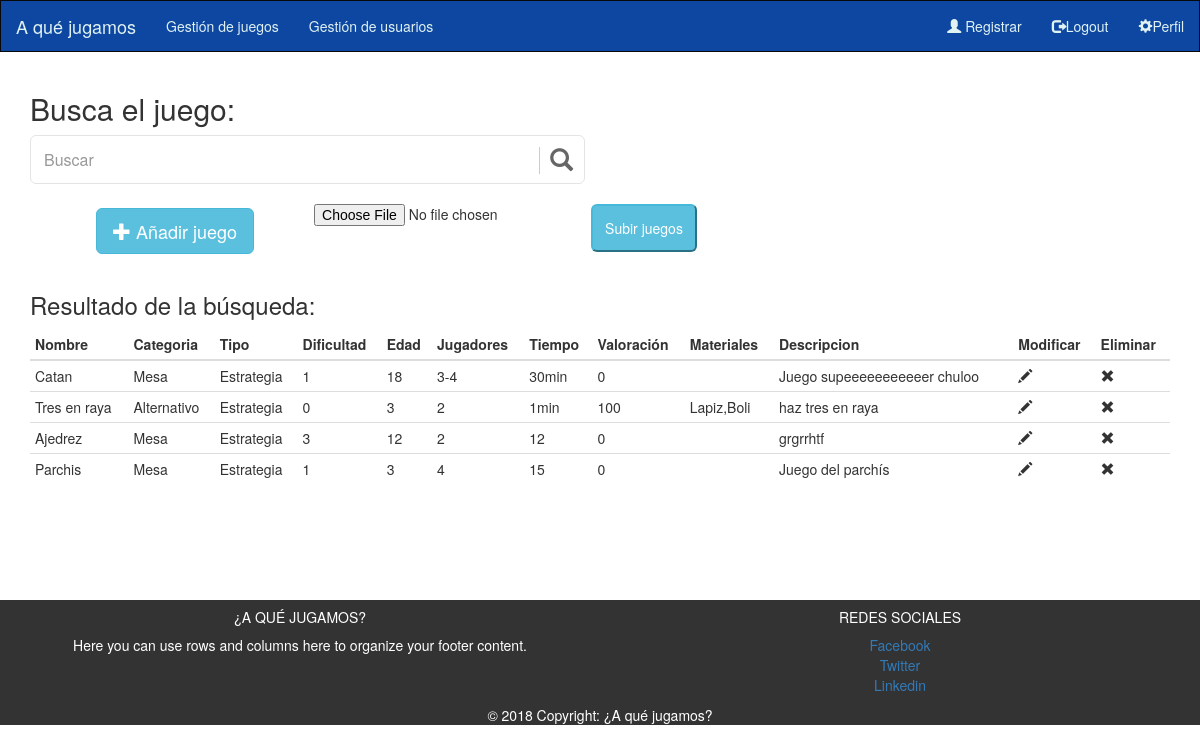
Screenshot of /Entrega/LIS-AQueJugamos/Código/AQueJugamosWebAdmin/index.php?action=gestion-juego (signed in) with the database file from the repository.
### tables this page shows
CREATE TABLE `juego` (
  `idJuego` int(11) NOT NULL,
  `idCategoria` int(11) NOT NULL,
  `NombreJuego` varchar(300) NOT NULL,
  `Dificultad` int(11) NOT NULL,
  `Edad` int(11) NOT NULL,
  `Jugadores` varchar(11) NOT NULL,
  `Descripcion` varchar(1000) NOT NULL,
  `Tiempo` varchar(20) NOT NULL,
  `Valoracion` int(11) NOT NULL,
  `Materiales` varchar(1000) NOT NULL,
  `idTipo` int(11) NOT NULL,
  `Imagen` varchar(250) NOT NULL
);

### Entrega/LIS-AQueJugamos/Código/AQueJugamosWebAdmin/src/models/PdoDB.php (called while the page is built, shortened)
<?php
class PdoDb
{
    private $conn;
    private function __construct()
    {
        try {
            $this->conn = new \PDO(
                sprintf('mysql:dbname=%s;host=%s;port=%s;charset=UTF8', DATABASE_NAME, DATABASE_HOST,DATABASE_PORT),
                DATABASE_USER,
                DATABASE_PASSWORD
            );
        } catch (\PDOException $e) {
            echo sprintf('Connection failed: %s', $e->getMessage());
            die;
        }
    }
    public function obtenerTodosJuegos(): array
    {
        $sql = 'SELECT * FROM juego';
        $stmt = $this->conn->query($sql, \PDO::FETCH_ASSOC);
        $result = $stmt->fetchAll(PDO::FETCH_ASSOC);
        return $result;
    }
    public function buscarTipoPorId($idTipo) : array
    {
        $sql = 'SELECT * FROM tipo t WHERE t.idTipo = :type';
        $dbh = $this->conn;
        $sql_query = $dbh->prepare($sql);
        $sql_query->bindParam(":type", $idTipo);
        $sql_query->execute();
        $result = $sql_query->fetch(PDO::FETCH_ASSOC);
        return $result;
    }
    public function buscarCategoriaPorId($idCategoria) : array
    {
        $sql = 'SELECT * FROM categoria c WHERE c.idCategoria = :idCategoria';
        $dbh = $this->conn;
        $sql_query = $dbh->prepare($sql);
        $sql_query->bindParam(":idCategoria", $idCategoria);
        $sql_query->execute();
        $result = $sql_query->fetch(PDO::FETCH_ASSOC);
        return $result;
    }
}

### Entrega/LIS-AQueJugamos/Código/AQueJugamosWebAdmin/src/views/tablaJuegos.php (the view)
<div class="container">
  <h3>Resultado de la búsqueda:</h3>
  <table class="table table-condensed">
    <thead>
      <tr>
        <th>Nombre</th>
        <th>Categoria</th>
        <th>Tipo</th>
        <th>Dificultad</th>
        <th>Edad</th>
        <th>Jugadores</th>
        <th>Tiempo</th>
        <th>Valoración</th>
        <th>Materiales</th>
        <th>Descripcion</th>
        <th>Modificar</th>
        <th>Eliminar</th>
      </tr>
    </thead>
    <tbody>
      	<?php foreach($juegos as $juego): ?>
	      <tr>
	        <td><?php echo $juego['NombreJuego']; ?></td>
	        <td><?php echo $juego['NombreCategoria']; ?></td>
	        <td><?php echo $juego['NombreTipo']; ?></td>
	        <td><?php echo $juego['Dificultad']; ?></td>
	        <td><?php echo $juego['Edad']; ?></td>
	        <td><?php echo $juego['Jugadores']; ?></td>
	        <td><?php echo $juego['Tiempo']; ?></td>
	        <td><?php echo $juego['Valoracion']; ?></td>
	        <td><?php echo $juego['Materiales']; ?></td>
	        <td><?php echo $juego['Descripcion']; ?></td>
	        <td>
	        	<span data-value="<?php echo $juego['idJuego']; ?>" class="glyphicon glyphicon-pencil modificarJuego" id="modificarJuego"/>
	        </td>
	        <td>
	        	<span data-value="<?php echo $juego['idJuego']; ?>" class="glyphicon glyphicon-remove eliminarJuego" id="eliminarJuego" />
	        </td>
	      </tr>
  		<?php endforeach; ?>
    </tbody>
  </table>
</div>

### Entrega/LIS-AQueJugamos/Código/AQueJugamosWebAdmin/index.php (shortened to what this page needs)
<?php
  $action = '';
  if(isset($_GET['action'])){
      $action = $_GET['action'];
  }
  switch ($action) {
    case 'gestion-juego':
      include __CONTROLLERS_ABS_PATH__.'juegoManagement.php';
      break;
  }
 ?>

### Entrega/LIS-AQueJugamos/Código/AQueJugamosWebAdmin/src/controllers/juegoManagement.php
<?php
$conn = PdoDB::getInstance();
function anadirCategoriaAndTipo($juegos, $conn){
	foreach($juegos as $index => $juego){
		$tipo = $conn->buscarTipoPorId($juego['idTipo']);
		$juegos[$index]['NombreTipo'] = $tipo['Nombre'];
		$categoria = $conn->buscarCategoriaPorId($juego['idCategoria']);
		$juegos[$index]['NombreCategoria'] = $categoria['NombreCategoria'];
	}
	return $juegos;
}
function cargarPaginaGestionJuegos($conn){
	$juegos = $conn->obtenerTodosJuegos();
	$juegos = anadirCategoriaAndTipo($juegos, $conn);
	include __DIR__."/../views/gestionJuegos.php";
}
if(isset($_GET['opcion'])){
	$opcion = $_GET['opcion'];
	if($opcion == 0){
		$tipos = $conn->obtenerTodosTipos();
		$categorias = $conn->obtenerTodasCategorias();
		include __DIR__."/../views/anadirJuego.php";
	}else if($opcion == 1){
		if(isset($_GET['nombreJuego'])){
			$nombreJuego = $_GET['nombreJuego'];
			$juegos = $conn->searchJuegos($nombreJuego);
			$juegos = anadirCategoriaAndTipo($juegos, $conn);
		}elseif(isset($_GET['idJuego'])){
			$idJuego = $_GET['idJuego'];
			$conn->eliminarJuego($idJuego);
			$juegos = $conn->obtenerTodosJuegos();
			$juegos = anadirCategoriaAndTipo($juegos, $conn);
		}else{
			echo "Debes introducir un juego";
		}
		include __DIR__."/../views/tablaJuegos.php";
	}else if($opcion == 2){
		if(isset($_GET['idJuegoMod'])){
			$idJuego = $_GET['idJuegoMod'];
			$juego = $conn->buscarJuegoPorId($idJuego);
			$tipos = $conn->obtenerTodosTipos();
			$categorias = $conn->obtenerTodasCategorias();
			$tipo = $conn->buscarTipoPorId($juego['idTipo']);
			$categoria = $conn->buscarCategoriaPorId($juego['idCategoria']);
			$juego['NombreTipo'] = $tipo['Nombre'];
			$juego['NombreCategoria'] = $categoria['NombreCategoria'];
			include __DIR__."/../views/modificarJuego.php";
		}
	}else{
		cargarPaginaGestionJuegos($conn);
	}
}else{
	cargarPaginaGestionJuegos($conn);
}
?>

### Entrega/LIS-AQueJugamos/Código/AQueJugamosWebAdmin/src/views/gestionJuegos.php (shortened to what this page needs)
<!DOCTYPE html>
<html>
  <body>
  	<?php include __DIR__."/header.php"; ?>
  	<?php if(isset($_SESSION['user'])): ?>
  	<div class="container">
		<div class="row">
	        <div class="col-md-6">
	    		<h2>Busca el juego:</h2>
	            <div id="custom-search-input">
	                <div class="input-group col-md-12">
	                    <input id="inputNombreJuego" type="text" class="form-control input-lg" placeholder="Buscar" />
	                    <span class="input-group-btn">
	                        <button class="btn btn-info btn-lg" type="button" id="botonBuscarJuego">
	                            <i class="glyphicon glyphicon-search"></i>
	                        </button>
	                    </span>
	                </div>
	            </div>
	        </div>
		</div>
	</div>
	<span id="botonAnadirJuego" class="btn btn-info btn-lg botonAddGame">
      <span class="glyphicon glyphicon-plus"></span> Añadir juego
    </span>
	<span class="botonAddFichero">
	    <form action="index.php?action=anadir-fichero" method="post" enctype="multipart/form-data" class="formFichero">
 	     	<input class="inputFile" name="juegos_excel" type="file" accept=".xlsx, .xls" />
	     	<input class="submitFile" class="btn-info" type="submit" value="Subir juegos">
	    </form>
	</span>
	<section id="apartadoJuegos">
		<?php if(isset($_GET['insert'])):
    		if($_GET['insert'] == 1): ?>
	    		<div class="alert alert-success">
				  <strong>Se ha insertado el juego correctamente! <a class="alert-success" href="index.php?action=gestion-juego" >Pulsa aquí para volver a cargar los juegos </a>.
				</div>
		<?php 	else: ?>
					<div class="alert alert-danger">
					  <strong>Error! Ha habido algun error al insertar a la base de datos.</strong> <a class="alert-danger" href="index.php?action=gestion-juego" >Pulsa aquí para volver a cargar los juegos </a>.
					</div>
		<?php
			endif;
			else: include __DIR__.'/tablaJuegos.php';
			endif;
		?>
	</section>
	<?php else:
		echo "Debes iniciar sesion para poder ver el contenido.";
		endif;
	?>
  </body>
</html>

### Entrega/LIS-AQueJugamos/Código/AQueJugamosWebAdmin/src/views/header.php
<nav class="navbar navbar-inverse">
  <div class="container-fluid">
    <div class="navbar-header">
      <a class="navbar-brand" href="index.php">A qué jugamos</a>
    </div>
    <?php if(isset($_SESSION['user'])): ?>
    <ul class="nav navbar-nav">
      <li><a href="index.php?action=gestion-juego">Gestión de juegos</a></li>
      <li><a href="#">Gestión de usuarios</a></li>
    </ul>
    <?php endif; ?>
    <ul class="nav navbar-nav navbar-right">
      <?php if(isset($_SESSION['user'])): ?>
        <li><a href="index.php?action=sign-up"><span class="glyphicon glyphicon-user"></span> Registrar</a></li>
        <li><a href="index.php?action=logout"><span class="glyphicon glyphicon-log-out"></span>Logout</a></li>
        <li><a href="index.php?action=profile"><span class="glyphicon glyphicon-cog"></span>Perfil</a></li>
      <?php else: ?>
        <li><a href="index.php?action=login"><span class="glyphicon glyphicon-log-in"></span>Login</a></li>
      <?php endif;?>
    </ul>
  </div>
</nav>

### Entrega/LIS-AQueJugamos/Código/AQueJugamosWebAdmin/src/views/resources/css/home.css (style rules this page uses)
footer { margin-top: 8%; background-color: #333; color: white; }
html, body { padding: 0; margin: 0; }
.navbar-inverse { background-color: #0d47a1; }
.navbar { border-radius: 0px; }
.navbar-inverse .navbar-nav>li>a { color: #e0f2f1; }
.navbar-inverse .navbar-brand { color: #e0f2f1; }
#custom-search-input { padding: 3px; border: solid 1px #E4E4E4; border-radius: 6px; background-color: #fff; }
#custom-search-input input { border: 0; box-shadow: none; }
#custom-search-input button { margin: 2px 0 0 0; background: none; box-shadow: none; border: 0; color: #666666; padding: 0 8px 0 10px; border-left: solid 1px #ccc; }
#custom-search-input .glyphicon-search { font-size: 23px; }
.glyphicon-remove { cursor: pointer; }
.glyphicon-pencil { cursor: pointer; }
.botonAddGame { margin-top: 2%; margin-left: 8%; margin-bottom: 2%; }
.glyphicon-pencil:before { margin-right: 30px; }
.submitFile { color: white; background: #5bc0de; border-radius: 6px; padding: 1%; border-color: #46b8da; margin-left: 1%; }
.botonAddGame { float: left; margin-right: 5%; }
.botonAddFichero { margin:10%; }
.inputFile { float:left; }

### Entrega/LIS-AQueJugamos/Código/AQueJugamosWebAdmin/src/views/resources/css/login.css (style rules this page uses)
.form-control { position: relative; font-size: 16px; height: auto; padding: 10px; }
input[type="text"] { margin-bottom: 0px; border-bottom-left-radius: 0; border-bottom-right-radius: 0; }

### rows the page displays
juego: NombreJuego "Catan", NombreCategoria "Mesa", NombreTipo "Estrategia", Dificultad "1", Edad "18", Jugadores "3-4", Tiempo "30min", Valoracion "0", Descripcion "Juego supeeeeeeeeeeer chuloo"
juego: NombreJuego "Tres en raya", NombreCategoria "Alternativo", NombreTipo "Estrategia", Dificultad "0", Edad "3", Jugadores "2", Tiempo "1min", Valoracion "100", Materiales "Lapiz,Boli", Descripcion "haz tres en raya"
juego: NombreJuego "Ajedrez", NombreCategoria "Mesa", NombreTipo "Estrategia", Dificultad "3", Edad "12", Jugadores "2", Tiempo "12", Valoracion "0", Descripcion "grgrrhtf"
juego: NombreJuego "Parchis", NombreCategoria "Mesa", NombreTipo "Estrategia", Dificultad "1", Edad "3", Jugadores "4", Tiempo "15", Valoracion "0", Descripcion "Juego del parchís"
